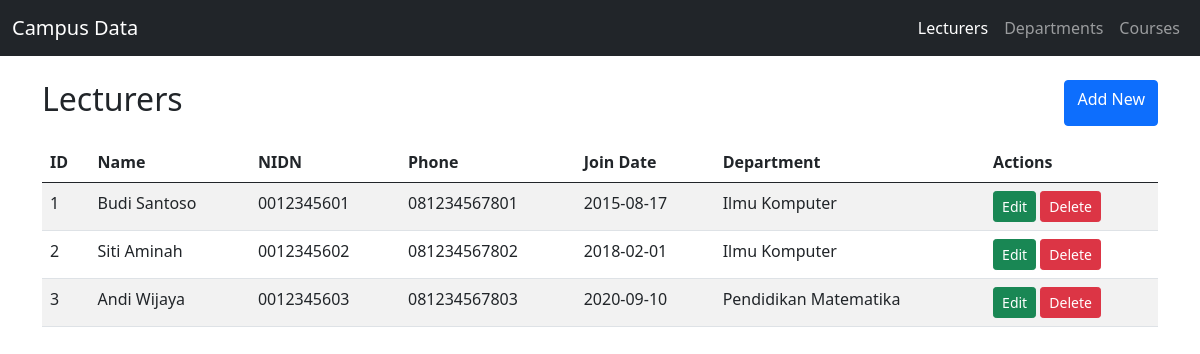
The app's page /Project/index.php with its own data.
### tables this page shows
CREATE TABLE `lecturers` (
  `id` INT AUTO_INCREMENT PRIMARY KEY,
  `name` VARCHAR(100) NOT NULL,
  `nidn` VARCHAR(20) NOT NULL,
  `phone` VARCHAR(20) NOT NULL,
  `join_date` DATE NOT NULL,
  `department_id` INT NULL,
  CONSTRAINT `fk_lecturer_department` FOREIGN KEY (`department_id`)
    REFERENCES `departments`(`id`) ON DELETE SET NULL ON UPDATE CASCADE
);

CREATE TABLE `departments` (
  `id` INT AUTO_INCREMENT PRIMARY KEY,
  `name` VARCHAR(100) NOT NULL,
  `faculty` VARCHAR(100) NOT NULL
);

### Project/controllers/LecturerController.php (called while the page is built, shortened)
<?php
require_once __DIR__ . '/../views/LecturerView.php';
class LecturerController
{
    private Lecturer $model;
    private LecturerView $view;
    public function __construct()
    {
        $this->model = new Lecturer();
        $this->view = new LecturerView();
    }
    public function index(): void  { $this->view->index($this->model->all()); }
}

### Project/index.php (called while the page is built, shortened)
<?php
require_once __DIR__ . '/controllers/LecturerController.php';
$action = $_GET['action'] ?? 'index';
$controller = new $controllers[$entity]();
$controller->$action();

### Project/models/Lecturer.php (called while the page is built, shortened)
<?php
class Lecturer
{
    public function all(): array
    {
        return DB::conn()->query(
            "SELECT l.*, d.name AS department_name
             FROM lecturers l LEFT JOIN departments d ON d.id = l.department_id
             ORDER BY l.id"
        )->fetchAll();
    }
}

### Project/views/LecturerView.php (the view, shortened to what this page needs)
<?php
require_once __DIR__ . '/Template.php';
class LecturerView
{
    public function index(array $rows): void
    {
        $e = 'Template::e';
        $body = '<div class="d-flex justify-content-between mb-3"><h2>Lecturers</h2>'
              . '<a class="btn btn-primary" href="index.php?entity=lecturers&action=create">Add New</a></div>'
              . '<table class="table table-striped"><thead><tr><th>ID</th><th>Name</th><th>NIDN</th>'
              . '<th>Phone</th><th>Join Date</th><th>Department</th><th>Actions</th></tr></thead><tbody>';
        foreach ($rows as $r) {
            $body .= '<tr><td>' . (int)$r['id'] . '</td><td>' . $e($r['name']) . '</td><td>' . $e($r['nidn'])
                  . '</td><td>' . $e($r['phone']) . '</td><td>' . $e($r['join_date'])
                  . '</td><td>' . $e($r['department_name'] ?? '-') . '</td><td>'
                  . "<a class='btn btn-success btn-sm' href='index.php?entity=lecturers&action=edit&id=" . (int)$r['id'] . "'>Edit</a> "
                  . Template::deleteForm('lecturers', (int)$r['id']) . '</td></tr>';
        }
        $body .= '</tbody></table>';
        Template::render('Lecturers', 'lecturers', $body);
    }
}

### Project/views/Template.php (shortened to what this page needs)
<?php
class Template
{
    public static function e($v): string
    {
        return htmlspecialchars((string)($v ?? ''), ENT_QUOTES, 'UTF-8');
    }
    public static function render(string $title, string $active, string $content): void
    {
        $menu = ['lecturers' => 'Lecturers', 'departments' => 'Departments', 'courses' => 'Courses'];
        echo '<!doctype html><html lang="en"><head><meta charset="utf-8">'
           . '<meta name="viewport" content="width=device-width, initial-scale=1">'
           . '<link href="assets/bootstrap.min.css" rel="stylesheet">'
           . '<title>' . self::e($title) . '</title></head><body>'
           . '<nav class="navbar navbar-expand navbar-dark bg-dark"><div class="container-fluid">'
           . '<a class="navbar-brand" href="index.php">Campus Data</a><ul class="navbar-nav">';
        foreach ($menu as $key => $label) {
            $cls = $key === $active ? 'nav-link active' : 'nav-link';
            echo "<li class='nav-item'><a class='$cls' href='index.php?entity=$key'>$label</a></li>";
        }
        echo '</ul></div></nav><div class="container my-4">' . $content . '</div>'
           . '<script src="assets/bootstrap.bundle.min.js"></script></body></html>';
    }
    public static function deleteForm(string $entity, int $id): string
    {
        return "<form method='post' action='index.php?entity=$entity&action=delete' class='d-inline' "
             . "onsubmit=\"return confirm('Hapus data ini?')\">"
             . "<input type='hidden' name='id' value='$id'>"
             . "<button class='btn btn-danger btn-sm'>Delete</button></form>";
    }
}

### records on screen
lecturers: id "1", name "Budi Santoso", nidn "0012345601", phone "081234567801", join_date "2015-08-17", department.name "Ilmu Komputer"
lecturers: id "2", name "Siti Aminah", nidn "0012345602", phone "081234567802", join_date "2018-02-01", department.name "Ilmu Komputer"
lecturers: id "3", name "Andi Wijaya", nidn "0012345603", phone "081234567803", join_date "2020-09-10", department.name "Pendidikan Matematika"

### other values on screen
$label "Lecturers"
$label "Departments"
$label "Courses"
